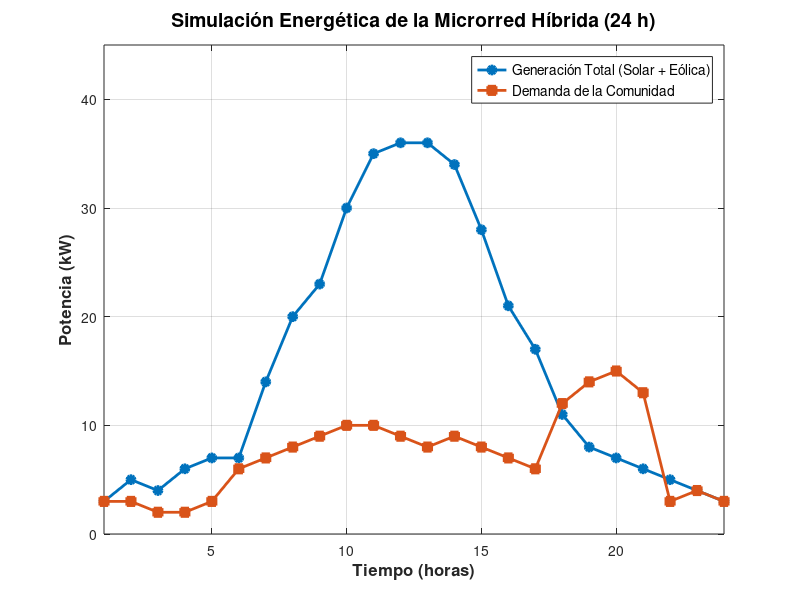

This figure's MATLAB source:
%% =========================================================
%  RETO 2 - MODELADO DEL BALANCE HÍBRIDO DE UNA MICRORRED
%  Curso: Software para Ingeniería (203036)
%  Estudiante: Erik Arcenio Bautista Sanchez
%  Código: 80 859 769 - Grupo: 203036_113
%  =========================================================
%  Descripción: Este script modela el comportamiento energético
%  de una microrred híbrida (solar + eólica) frente a la demanda
%  de una comunidad, durante un ciclo de 24 horas.
%  =========================================================

clc; clear; close all;

%% 1. Definición del vector temporal (24 horas)
tiempo = 1:24;   % Vector fila de 24 posiciones (hora del día)

%% 2. GENERACIÓN SOLAR (Pmax_solar = 25 kW)
% Producción nula en horas de noche: 1-5 y 19-24
% Curva ascendente durante el día con pico máximo al mediodía (hora 12)
P_solar = zeros(1,24);   % Inicialización del vector

% Perfil solar (curva tipo campana) - valores en kW
% Horas 6 a 18 con distribución ascendente/descendente
P_solar(6)  = 2;
P_solar(7)  = 6;
P_solar(8)  = 11;
P_solar(9)  = 16;
P_solar(10) = 20;
P_solar(11) = 23;
P_solar(12) = 25;   % Pico máximo al mediodía
P_solar(13) = 23;
P_solar(14) = 20;
P_solar(15) = 16;
P_solar(16) = 11;
P_solar(17) = 6;
P_solar(18) = 2;

%% 3. GENERACIÓN EÓLICA (Pmax_eolica = 15 kW)
% Fluctuación irregular durante las 24 horas (velocidad del viento variable)
% Ningún valor debe superar los 15 kW nominales
P_eolica = [3, 5, 4, 6, 7, 5, 8, 9, 7, 10, 12, 11, ...
            13, 14, 12, 10, 11, 9, 8, 7, 6, 5, 4, 3];

% Verificación de restricción de potencia nominal
if any(P_eolica > 15)
    error('La generación eólica supera la potencia nominal de 15 kW');
end

%% 4. GENERACIÓN HÍBRIDA TOTAL (Solar + Eólica)
P_generacion_total = P_solar + P_eolica;

%% 5. DEMANDA DE LA COMUNIDAD (Pmax_demanda = 15 kW)
% Inicialización del vector de demanda
P_demanda = zeros(1,24);

% --- Consumo Mínimo Nocturno (Horas 1-5 y 22-24): 2 a 4 kW ---
P_demanda(1:5)   = [3, 3, 2, 2, 3];
P_demanda(22:24) = [3, 4, 3];

% --- Consumo Diurno (Horas 6-17): 6 a 10 kW ---
% Incremento por apertura de escuela y bombeo agrícola
P_demanda(6)  = 6;
P_demanda(7)  = 7;
P_demanda(8)  = 8;
P_demanda(9)  = 9;
P_demanda(10) = 10;
P_demanda(11) = 10;
P_demanda(12) = 9;
P_demanda(13) = 8;
P_demanda(14) = 9;
P_demanda(15) = 8;
P_demanda(16) = 7;
P_demanda(17) = 6;

% --- Pico Máximo de Demanda (Horas 18-21): hasta 15 kW ---
% Alumbrado público y retorno doméstico
P_demanda(18) = 12;
P_demanda(19) = 14;
P_demanda(20) = 15;   % Pico máximo de diseño
P_demanda(21) = 13;

% Verificación de restricción de potencia máxima de demanda
if any(P_demanda > 15)
    error('La demanda supera la potencia máxima de diseño de 15 kW');
end

%% 6. VISUALIZACIÓN GRÁFICA
figure('Name','Simulación Energética de la Microrred','NumberTitle','off');

plot(tiempo, P_generacion_total, '-o', 'LineWidth', 2, ...
     'Color', [0 0.4470 0.7410], 'MarkerFaceColor', [0 0.4470 0.7410]);
hold on;
plot(tiempo, P_demanda, '-s', 'LineWidth', 2, ...
     'Color', [0.8500 0.3250 0.0980], 'MarkerFaceColor', [0.8500 0.3250 0.0980]);

% Configuración de ejes, título y leyenda
xlabel('Tiempo (horas)', 'FontSize', 12, 'FontWeight', 'bold');
ylabel('Potencia (kW)', 'FontSize', 12, 'FontWeight', 'bold');
title('Simulación Energética de la Microrred Híbrida (24 h)', ...
      'FontSize', 14, 'FontWeight', 'bold');
legend('Generación Total (Solar + Eólica)', 'Demanda de la Comunidad', ...
       'Location', 'best', 'FontSize', 10);
grid on;
xlim([1 24]);
ylim([0 45]);

hold off;

%% 7. ANÁLISIS DEL BALANCE ENERGÉTICO
% Cálculo del balance neto: Generación - Demanda
Balance = P_generacion_total - P_demanda;

% Identificación de regímenes de operación
horas_superavit = tiempo(Balance > 0);   % Generación > Demanda
horas_deficit   = tiempo(Balance < 0);   % Demanda  > Generación

fprintf('=== ANÁLISIS DEL BALANCE ENERGÉTICO ===\n');
fprintf('Horas con superávit energético: %s\n', mat2str(horas_superavit));
fprintf('Horas con déficit energético  : %s\n', mat2str(horas_deficit));
fprintf('Generación total del día      : %.2f kWh\n', sum(P_generacion_total));
fprintf('Demanda total del día         : %.2f kWh\n', sum(P_demanda));
fprintf('Balance neto del día          : %.2f kWh\n', sum(Balance));
